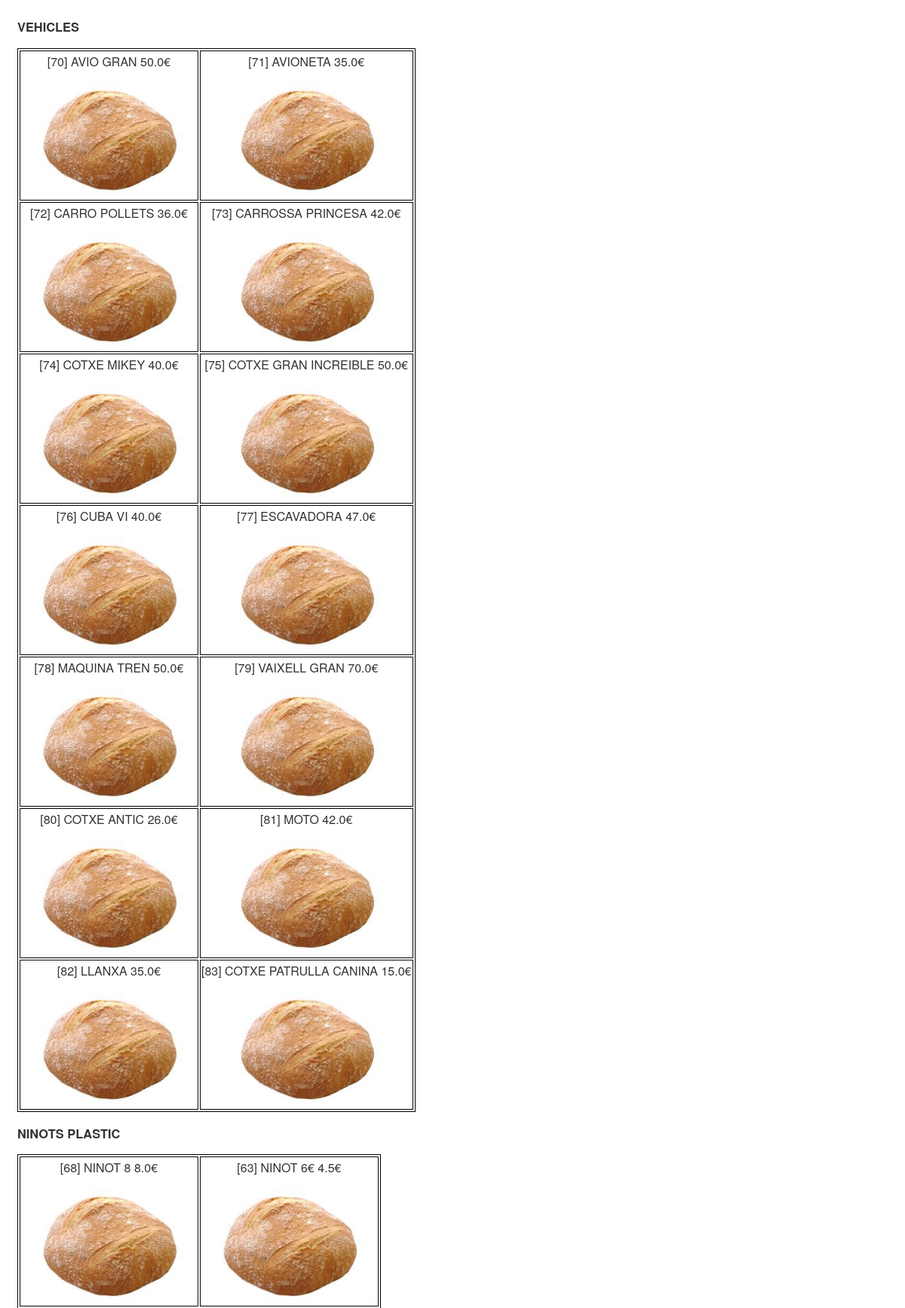
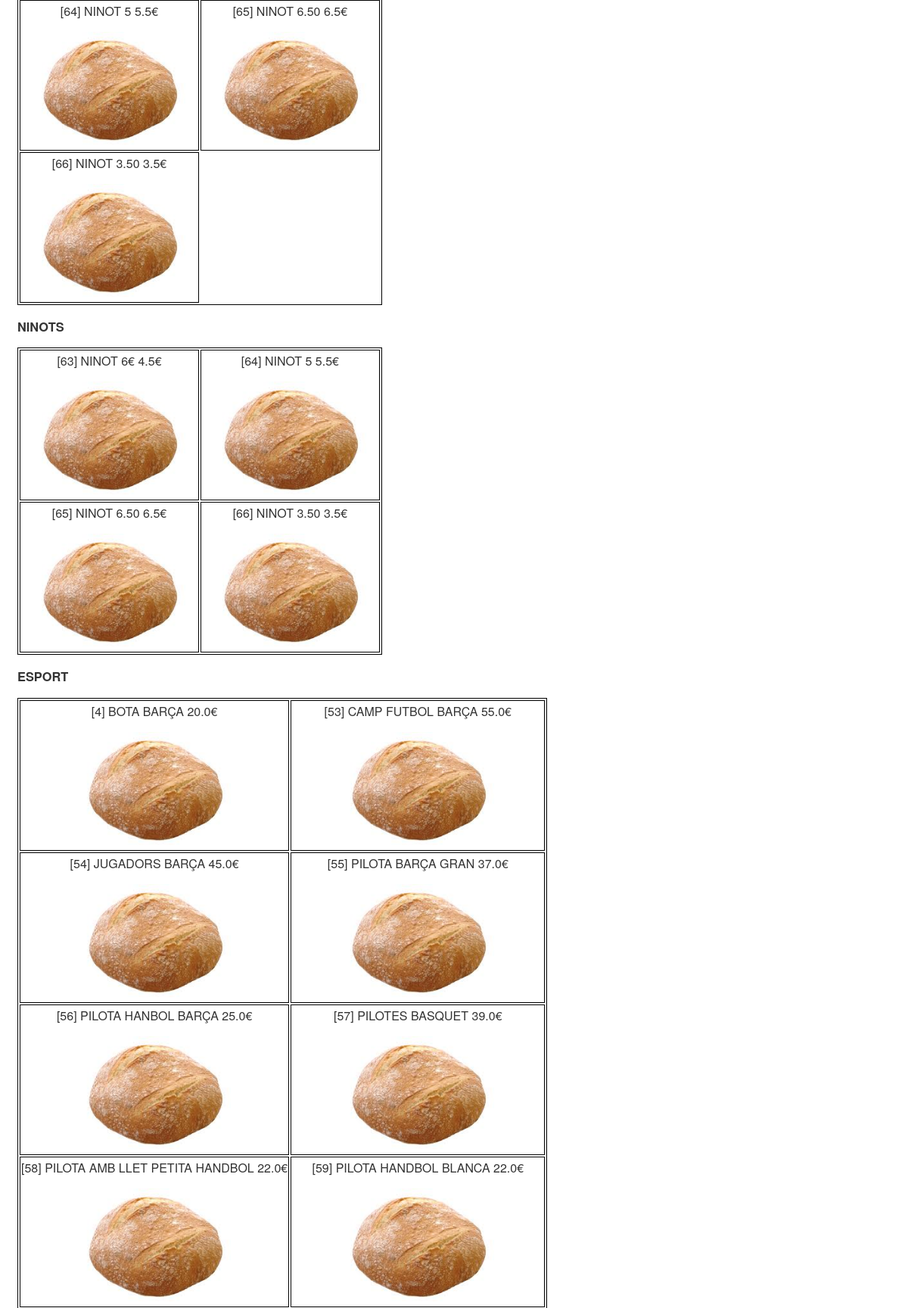
The page / (upper part) on the database its author committed (2 pictures, top to bottom).
### productos/models.py (models this page shows, shortened)
class Categoria(models.Model):
    nom = models.CharField(max_length=50)
    def __str__(self):
        return self.nom

class Producte(models.Model):
    UNITATS_MESURA = (('kg','kg'),
                      ('u', 'unitat'))
    codi = models.IntegerField(unique=True)
    nom = models.CharField(max_length=150)
    preu = models.FloatField()
    unitat = models.CharField(null=True, choices=UNITATS_MESURA, max_length=5)
    descripcio = models.TextField(blank=True, default='')
    familia = models.ManyToManyField(Familia)
    categoria = models.ManyToManyField(Categoria)
    date_created = models.DateField(auto_now=True)

### productos/views.py (the view)
# urls.py: path('',producteView, name='productes' ),
def producteView(request):
    fam = request.GET.get('f') or None
    context = get_productes_context(fam)
    return render(request, "llistatproductes.html", context)

### productos/views.py (called while the page is built)
def get_productes_context(familia = None):
    if familia:
        familia = Familia.objects.filter(nom=familia)
    else:
        familia = Familia.objects.all()
    productes = {}
    cat = Categoria.objects.all()
    for f in familia:
        for c in cat:
            productes[c] = Producte.objects.filter(familia=f, categoria=c)
    context =  {'productes':productes}
    return context

### templates/llistatproductes.html (shortened to what this page needs)
<div class="productes_container">
    {% for c, prods in productes.items %}
        <div id="categoria_{{ c }}" class="col-md-12">
            <h3>{{ c }}</h3>
            <table class="table_prod border">
            {% for p in prods %}
                {% if forloop.counter0|divisibleby:2 %}
                    <tr class="border">
                {% endif %}
                   <td class="border" style="text-align: center;padding-top:2px">
                        <p>[{{ p.id }}]
                        {{ p.nom }}
                        {{ p.preu }}€</p>
                        <img style="height: 155px;width: auto" src="http://127.0.0.1:8000/media/fotos/pan.jpeg"/>
                    </td>
                {% if forloop.counter0|divisibleby:2  == False%}
                    </tr >
                {% endif %}
            {% endfor %}
             </table>
        </div>
    {% empty %}
        <p>No existen productos en la base de datos</p>
    {% endfor %}
</div>

### templates/llistatproductes.html (style rules this page uses)
.col-md-12 { width: 60%; float: left; position: relative; min-height: 1px; padding-right: 15px; padding-left: 15px; display: inline-block; }
.productes_container { padding: 0px; }
.border { border: 1px solid black; }

### rows shown on the page
Categoria: nom "VEHICLES"
Producte: id "70", nom "AVIO GRAN", preu "50.0"
Producte: id "71", nom "AVIONETA", preu "35.0"
Producte: id "72", nom "CARRO POLLETS", preu "36.0"
Producte: id "73", nom "CARROSSA PRINCESA", preu "42.0"
Producte: id "74", nom "COTXE MIKEY", preu "40.0"
Producte: id "75", nom "COTXE GRAN INCREIBLE", preu "50.0"
Producte: id "76", nom "CUBA VI", preu "40.0"
Producte: id "77", nom "ESCAVADORA", preu "47.0"
Producte: id "78", nom "MAQUINA TREN", preu "50.0"
Producte: id "79", nom "VAIXELL GRAN", preu "70.0"
Producte: id "80", nom "COTXE ANTIC", preu "26.0"
Producte: id "81", nom "MOTO", preu "42.0"
Producte: id "82", nom "LLANXA", preu "35.0"
Producte: id "83", nom "COTXE PATRULLA CANINA", preu "15.0"
Categoria: nom "NINOTS PLASTIC"
Producte: id "68", nom "NINOT 8", preu "8.0"
Producte: id "63", nom "NINOT 6€", preu "4.5"
Producte: id "64", nom "NINOT 5", preu "5.5"
Producte: id "65", nom "NINOT 6.50", preu "6.5"
Producte: id "66", nom "NINOT 3.50", preu "3.5"
Categoria: nom "NINOTS"
Categoria: nom "ESPORT"
Producte: id "4", nom "BOTA BARÇA", preu "20.0"
Producte: id "53", nom "CAMP FUTBOL BARÇA", preu "55.0"
Producte: id "54", nom "JUGADORS BARÇA", preu "45.0"
Producte: id "55", nom "PILOTA BARÇA GRAN", preu "37.0"
Producte: id "56", nom "PILOTA HANBOL BARÇA", preu "25.0"
Producte: id "57", nom "PILOTES BASQUET", preu "39.0"
Producte: id "58", nom "PILOTA AMB LLET PETITA HANDBOL", preu "22.0"
Producte: id "59", nom "PILOTA HANDBOL BLANCA", preu "22.0"
